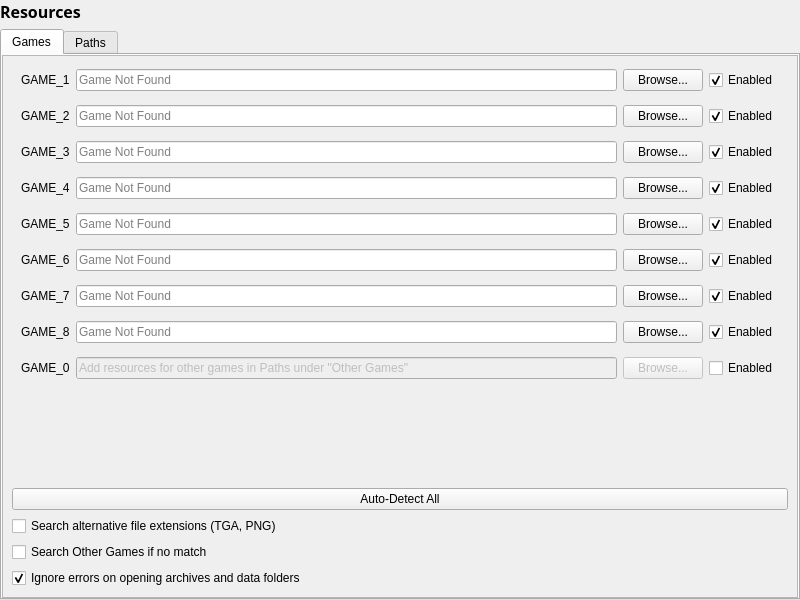
<?xml version="1.0" encoding="UTF-8"?>
<ui version="4.0">
 <class>SettingsResources</class>
 <widget class="QWidget" name="SettingsResources">
  <property name="geometry">
   <rect>
    <x>0</x>
    <y>0</y>
    <width>800</width>
    <height>600</height>
   </rect>
  </property>
  <property name="sizePolicy">
   <sizepolicy hsizetype="MinimumExpanding" vsizetype="MinimumExpanding">
    <horstretch>0</horstretch>
    <verstretch>0</verstretch>
   </sizepolicy>
  </property>
  <property name="windowTitle">
   <string>Form</string>
  </property>
  <layout class="QVBoxLayout" name="verticalLayout_4">
   <property name="leftMargin">
    <number>0</number>
   </property>
   <property name="topMargin">
    <number>0</number>
   </property>
   <property name="rightMargin">
    <number>0</number>
   </property>
   <property name="bottomMargin">
    <number>0</number>
   </property>
   <item>
    <widget class="QLabel" name="name">
     <property name="font">
      <font>
       <family>Segoe UI Semibold</family>
       <pointsize>12</pointsize>
       <bold>true</bold>
      </font>
     </property>
     <property name="text">
      <string>Resources</string>
     </property>
    </widget>
   </item>
   <item>
    <widget class="QTabWidget" name="resources">
     <property name="sizePolicy">
      <sizepolicy hsizetype="Expanding" vsizetype="Expanding">
       <horstretch>0</horstretch>
       <verstretch>0</verstretch>
      </sizepolicy>
     </property>
     <property name="currentIndex">
      <number>0</number>
     </property>
     <widget class="QWidget" name="resourcesGames">
      <attribute name="title">
       <string>Games</string>
      </attribute>
      <layout class="QVBoxLayout" name="verticalLayout">
       <property name="spacing">
        <number>0</number>
       </property>
       <property name="leftMargin">
        <number>0</number>
       </property>
       <property name="topMargin">
        <number>0</number>
       </property>
       <property name="rightMargin">
        <number>0</number>
       </property>
       <property name="bottomMargin">
        <number>0</number>
       </property>
       <item>
        <widget class="QScrollArea" name="scrollArea">
         <property name="widgetResizable">
          <bool>true</bool>
         </property>
         <widget class="QWidget" name="scrollAreaWidgetContents">
          <property name="geometry">
           <rect>
            <x>0</x>
            <y>0</y>
            <width>792</width>
            <height>541</height>
           </rect>
          </property>
          <layout class="QVBoxLayout" name="verticalLayout_7">
           <item>
            <widget class="QFrame" name="frameGame1">
             <property name="sizePolicy">
              <sizepolicy hsizetype="Preferred" vsizetype="Maximum">
               <horstretch>0</horstretch>
               <verstretch>0</verstretch>
              </sizepolicy>
             </property>
             <property name="frameShape">
              <enum>QFrame::NoFrame</enum>
             </property>
             <property name="frameShadow">
              <enum>QFrame::Plain</enum>
             </property>
             <layout class="QHBoxLayout" name="horizontalLayout_3">
              <property name="topMargin">
               <number>4</number>
              </property>
              <property name="bottomMargin">
               <number>4</number>
              </property>
              <item>
               <widget class="QLabel" name="lblGame1">
                <property name="sizePolicy">
                 <sizepolicy hsizetype="Maximum" vsizetype="Preferred">
                  <horstretch>0</horstretch>
                  <verstretch>0</verstretch>
                 </sizepolicy>
                </property>
                <property name="text">
                 <string>GAME_1</string>
                </property>
                <property name="buddy">
                 <cstring>edtGame1</cstring>
                </property>
               </widget>
              </item>
              <item>
               <widget class="QLineEdit" name="edtGame1">
                <property name="sizePolicy">
                 <sizepolicy hsizetype="Expanding" vsizetype="Fixed">
                  <horstretch>0</horstretch>
                  <verstretch>0</verstretch>
                 </sizepolicy>
                </property>
                <property name="readOnly">
                 <bool>true</bool>
                </property>
                <property name="placeholderText">
                 <string>Game Not Found</string>
                </property>
               </widget>
              </item>
              <item>
               <widget class="QPushButton" name="btnBrowse1">
                <property name="sizePolicy">
                 <sizepolicy hsizetype="Maximum" vsizetype="Fixed">
                  <horstretch>0</horstretch>
                  <verstretch>0</verstretch>
                 </sizepolicy>
                </property>
                <property name="text">
                 <string>Browse...</string>
                </property>
               </widget>
              </item>
              <item>
               <widget class="QCheckBox" name="chkGame1">
                <property name="text">
                 <string>Enabled</string>
                </property>
                <property name="checked">
                 <bool>true</bool>
                </property>
               </widget>
              </item>
             </layout>
            </widget>
           </item>
           <item>
            <widget class="QFrame" name="frameGame2">
             <property name="sizePolicy">
              <sizepolicy hsizetype="Preferred" vsizetype="Maximum">
               <horstretch>0</horstretch>
               <verstretch>0</verstretch>
              </sizepolicy>
             </property>
             <property name="frameShape">
              <enum>QFrame::NoFrame</enum>
             </property>
             <property name="frameShadow">
              <enum>QFrame::Plain</enum>
             </property>
             <layout class="QHBoxLayout" name="horizontalLayout_4">
              <property name="topMargin">
               <number>4</number>
              </property>
              <property name="bottomMargin">
               <number>4</number>
              </property>
              <item>
               <widget class="QLabel" name="lblGame2">
                <property name="sizePolicy">
                 <sizepolicy hsizetype="Maximum" vsizetype="Preferred">
                  <horstretch>0</horstretch>
                  <verstretch>0</verstretch>
                 </sizepolicy>
                </property>
                <property name="text">
                 <string>GAME_2</string>
                </property>
                <property name="buddy">
                 <cstring>edtGame2</cstring>
                </property>
               </widget>
              </item>
              <item>
               <widget class="QLineEdit" name="edtGame2">
                <property name="sizePolicy">
                 <sizepolicy hsizetype="Expanding" vsizetype="Fixed">
                  <horstretch>0</horstretch>
                  <verstretch>0</verstretch>
                 </sizepolicy>
                </property>
                <property name="readOnly">
                 <bool>true</bool>
                </property>
                <property name="placeholderText">
                 <string>Game Not Found</string>
                </property>
               </widget>
              </item>
              <item>
               <widget class="QPushButton" name="btnBrowse2">
                <property name="sizePolicy">
                 <sizepolicy hsizetype="Maximum" vsizetype="Fixed">
                  <horstretch>0</horstretch>
                  <verstretch>0</verstretch>
                 </sizepolicy>
                </property>
                <property name="text">
                 <string>Browse...</string>
                </property>
               </widget>
              </item>
              <item>
               <widget class="QCheckBox" name="chkGame2">
                <property name="text">
                 <string>Enabled</string>
                </property>
                <property name="checked">
                 <bool>true</bool>
                </property>
               </widget>
              </item>
             </layout>
            </widget>
           </item>
           <item>
            <widget class="QFrame" name="frameGame3">
             <property name="sizePolicy">
              <sizepolicy hsizetype="Preferred" vsizetype="Maximum">
               <horstretch>0</horstretch>
               <verstretch>0</verstretch>
              </sizepolicy>
             </property>
             <property name="frameShape">
              <enum>QFrame::NoFrame</enum>
             </property>
             <property name="frameShadow">
              <enum>QFrame::Plain</enum>
             </property>
             <layout class="QHBoxLayout" name="horizontalLayout_5">
              <property name="topMargin">
               <number>4</number>
              </property>
              <property name="bottomMargin">
               <number>4</number>
              </property>
              <item>
               <widget class="QLabel" name="lblGame3">
                <property name="sizePolicy">
                 <sizepolicy hsizetype="Maximum" vsizetype="Preferred">
                  <horstretch>0</horstretch>
                  <verstretch>0</verstretch>
                 </sizepolicy>
                </property>
                <property name="text">
                 <string>GAME_3</string>
                </property>
                <property name="buddy">
                 <cstring>edtGame3</cstring>
                </property>
               </widget>
              </item>
              <item>
               <widget class="QLineEdit" name="edtGame3">
                <property name="sizePolicy">
                 <sizepolicy hsizetype="Expanding" vsizetype="Fixed">
                  <horstretch>0</horstretch>
                  <verstretch>0</verstretch>
                 </sizepolicy>
                </property>
                <property name="readOnly">
                 <bool>true</bool>
                </property>
                <property name="placeholderText">
                 <string>Game Not Found</string>
                </property>
               </widget>
              </item>
              <item>
               <widget class="QPushButton" name="btnBrowse3">
                <property name="sizePolicy">
                 <sizepolicy hsizetype="Maximum" vsizetype="Fixed">
                  <horstretch>0</horstretch>
                  <verstretch>0</verstretch>
                 </sizepolicy>
                </property>
                <property name="text">
                 <string>Browse...</string>
                </property>
               </widget>
              </item>
              <item>
               <widget class="QCheckBox" name="chkGame3">
                <property name="text">
                 <string>Enabled</string>
                </property>
                <property name="checked">
                 <bool>true</bool>
                </property>
               </widget>
              </item>
             </layout>
            </widget>
           </item>
           <item>
            <widget class="QFrame" name="frameGame4">
             <property name="sizePolicy">
              <sizepolicy hsizetype="Preferred" vsizetype="Maximum">
               <horstretch>0</horstretch>
               <verstretch>0</verstretch>
              </sizepolicy>
             </property>
             <property name="frameShape">
              <enum>QFrame::NoFrame</enum>
             </property>
             <property name="frameShadow">
              <enum>QFrame::Plain</enum>
             </property>
             <layout class="QHBoxLayout" name="horizontalLayout_6">
              <property name="topMargin">
               <number>4</number>
              </property>
              <property name="bottomMargin">
               <number>4</number>
              </property>
              <item>
               <widget class="QLabel" name="lblGame4">
                <property name="sizePolicy">
                 <sizepolicy hsizetype="Maximum" vsizetype="Preferred">
                  <horstretch>0</horstretch>
                  <verstretch>0</verstretch>
                 </sizepolicy>
                </property>
                <property name="text">
                 <string>GAME_4</string>
                </property>
                <property name="buddy">
                 <cstring>edtGame4</cstring>
                </property>
               </widget>
              </item>
              <item>
               <widget class="QLineEdit" name="edtGame4">
                <property name="sizePolicy">
                 <sizepolicy hsizetype="Expanding" vsizetype="Fixed">
                  <horstretch>0</horstretch>
                  <verstretch>0</verstretch>
                 </sizepolicy>
                </property>
                <property name="readOnly">
                 <bool>true</bool>
                </property>
                <property name="placeholderText">
                 <string>Game Not Found</string>
                </property>
               </widget>
              </item>
              <item>
               <widget class="QPushButton" name="btnBrowse4">
                <property name="sizePolicy">
                 <sizepolicy hsizetype="Maximum" vsizetype="Fixed">
                  <horstretch>0</horstretch>
                  <verstretch>0</verstretch>
                 </sizepolicy>
                </property>
                <property name="text">
                 <string>Browse...</string>
                </property>
               </widget>
              </item>
              <item>
               <widget class="QCheckBox" name="chkGame4">
                <property name="text">
                 <string>Enabled</string>
                </property>
                <property name="checked">
                 <bool>true</bool>
                </property>
               </widget>
              </item>
             </layout>
            </widget>
           </item>
           <item>
            <widget class="QFrame" name="frameGame5">
             <property name="sizePolicy">
              <sizepolicy hsizetype="Preferred" vsizetype="Maximum">
               <horstretch>0</horstretch>
               <verstretch>0</verstretch>
              </sizepolicy>
             </property>
             <property name="frameShape">
              <enum>QFrame::NoFrame</enum>
             </property>
             <property name="frameShadow">
              <enum>QFrame::Plain</enum>
             </property>
             <layout class="QHBoxLayout" name="horizontalLayout_7">
              <property name="topMargin">
               <number>4</number>
              </property>
              <property name="bottomMargin">
               <number>4</number>
              </property>
              <item>
               <widget class="QLabel" name="lblGame5">
                <property name="sizePolicy">
                 <sizepolicy hsizetype="Maximum" vsizetype="Preferred">
                  <horstretch>0</horstretch>
                  <verstretch>0</verstretch>
                 </sizepolicy>
                </property>
                <property name="text">
                 <string>GAME_5</string>
                </property>
                <property name="buddy">
                 <cstring>edtGame5</cstring>
                </property>
               </widget>
              </item>
              <item>
               <widget class="QLineEdit" name="edtGame5">
                <property name="sizePolicy">
                 <sizepolicy hsizetype="Expanding" vsizetype="Fixed">
                  <horstretch>0</horstretch>
                  <verstretch>0</verstretch>
                 </sizepolicy>
                </property>
                <property name="readOnly">
                 <bool>true</bool>
                </property>
                <property name="placeholderText">
                 <string>Game Not Found</string>
                </property>
               </widget>
              </item>
              <item>
               <widget class="QPushButton" name="btnBrowse5">
                <property name="sizePolicy">
                 <sizepolicy hsizetype="Maximum" vsizetype="Fixed">
                  <horstretch>0</horstretch>
                  <verstretch>0</verstretch>
                 </sizepolicy>
                </property>
                <property name="text">
                 <string>Browse...</string>
                </property>
               </widget>
              </item>
              <item>
               <widget class="QCheckBox" name="chkGame5">
                <property name="text">
                 <string>Enabled</string>
                </property>
                <property name="checked">
                 <bool>true</bool>
                </property>
               </widget>
              </item>
             </layout>
            </widget>
           </item>
           <item>
            <widget class="QFrame" name="frameGame6">
             <property name="sizePolicy">
              <sizepolicy hsizetype="Preferred" vsizetype="Maximum">
               <horstretch>0</horstretch>
               <verstretch>0</verstretch>
              </sizepolicy>
             </property>
             <property name="frameShape">
              <enum>QFrame::NoFrame</enum>
             </property>
             <property name="frameShadow">
              <enum>QFrame::Plain</enum>
             </property>
             <layout class="QHBoxLayout" name="horizontalLayout_8">
              <property name="topMargin">
               <number>4</number>
              </property>
              <property name="bottomMargin">
               <number>4</number>
              </property>
              <item>
               <widget class="QLabel" name="lblGame6">
                <property name="sizePolicy">
                 <sizepolicy hsizetype="Maximum" vsizetype="Preferred">
                  <horstretch>0</horstretch>
                  <verstretch>0</verstretch>
                 </sizepolicy>
                </property>
                <property name="text">
                 <string>GAME_6</string>
                </property>
                <property name="buddy">
                 <cstring>edtGame6</cstring>
                </property>
               </widget>
              </item>
              <item>
               <widget class="QLineEdit" name="edtGame6">
                <property name="sizePolicy">
                 <sizepolicy hsizetype="Expanding" vsizetype="Fixed">
                  <horstretch>0</horstretch>
                  <verstretch>0</verstretch>
                 </sizepolicy>
                </property>
                <property name="readOnly">
                 <bool>true</bool>
                </property>
                <property name="placeholderText">
                 <string>Game Not Found</string>
                </property>
               </widget>
              </item>
              <item>
               <widget class="QPushButton" name="btnBrowse6">
                <property name="sizePolicy">
                 <sizepolicy hsizetype="Maximum" vsizetype="Fixed">
                  <horstretch>0</horstretch>
                  <verstretch>0</verstretch>
                 </sizepolicy>
                </property>
                <property name="text">
                 <string>Browse...</string>
                </property>
               </widget>
              </item>
              <item>
               <widget class="QCheckBox" name="chkGame6">
                <property name="text">
                 <string>Enabled</string>
                </property>
                <property name="checked">
                 <bool>true</bool>
                </property>
               </widget>
              </item>
             </layout>
            </widget>
           </item>
           <item>
            <widget class="QFrame" name="frameGame7">
             <property name="sizePolicy">
              <sizepolicy hsizetype="Preferred" vsizetype="Maximum">
               <horstretch>0</horstretch>
               <verstretch>0</verstretch>
              </sizepolicy>
             </property>
             <property name="frameShape">
              <enum>QFrame::NoFrame</enum>
             </property>
             <property name="frameShadow">
              <enum>QFrame::Plain</enum>
             </property>
             <layout class="QHBoxLayout" name="horizontalLayout_9">
              <property name="topMargin">
               <number>4</number>
              </property>
              <property name="bottomMargin">
               <number>4</number>
              </property>
              <item>
               <widget class="QLabel" name="lblGame7">
                <property name="sizePolicy">
                 <sizepolicy hsizetype="Maximum" vsizetype="Preferred">
                  <horstretch>0</horstretch>
                  <verstretch>0</verstretch>
                 </sizepolicy>
                </property>
                <property name="text">
                 <string>GAME_7</string>
                </property>
                <property name="buddy">
                 <cstring>edtGame7</cstring>
                </property>
               </widget>
              </item>
              <item>
               <widget class="QLineEdit" name="edtGame7">
                <property name="sizePolicy">
                 <sizepolicy hsizetype="Expanding" vsizetype="Fixed">
                  <horstretch>0</horstretch>
                  <verstretch>0</verstretch>
                 </sizepolicy>
                </property>
                <property name="readOnly">
                 <bool>true</bool>
                </property>
                <property name="placeholderText">
                 <string>Game Not Found</string>
                </property>
               </widget>
              </item>
              <item>
               <widget class="QPushButton" name="btnBrowse7">
                <property name="sizePolicy">
                 <sizepolicy hsizetype="Maximum" vsizetype="Fixed">
                  <horstretch>0</horstretch>
                  <verstretch>0</verstretch>
                 </sizepolicy>
                </property>
                <property name="text">
                 <string>Browse...</string>
                </property>
               </widget>
              </item>
              <item>
               <widget class="QCheckBox" name="chkGame7">
                <property name="text">
                 <string>Enabled</string>
                </property>
                <property name="checked">
                 <bool>true</bool>
                </property>
               </widget>
              </item>
             </layout>
            </widget>
           </item>
           <item>
            <widget class="QFrame" name="frameGame8">
             <property name="sizePolicy">
              <sizepolicy hsizetype="Preferred" vsizetype="Maximum">
               <horstretch>0</horstretch>
               <verstretch>0</verstretch>
              </sizepolicy>
             </property>
             <property name="frameShape">
              <enum>QFrame::NoFrame</enum>
             </property>
             <property name="frameShadow">
              <enum>QFrame::Plain</enum>
             </property>
             <layout class="QHBoxLayout" name="horizontalLayout_10">
              <property name="topMargin">
               <number>4</number>
              </property>
              <property name="bottomMargin">
               <number>4</number>
              </property>
              <item>
               <widget class="QLabel" name="lblGame8">
                <property name="sizePolicy">
                 <sizepolicy hsizetype="Maximum" vsizetype="Preferred">
                  <horstretch>0</horstretch>
                  <verstretch>0</verstretch>
                 </sizepolicy>
                </property>
                <property name="text">
                 <string>GAME_8</string>
                </property>
                <property name="buddy">
                 <cstring>edtGame8</cstring>
                </property>
               </widget>
              </item>
              <item>
               <widget class="QLineEdit" name="edtGame8">
                <property name="sizePolicy">
                 <sizepolicy hsizetype="Expanding" vsizetype="Fixed">
                  <horstretch>0</horstretch>
                  <verstretch>0</verstretch>
                 </sizepolicy>
                </property>
                <property name="readOnly">
                 <bool>true</bool>
                </property>
                <property name="placeholderText">
                 <string>Game Not Found</string>
                </property>
               </widget>
              </item>
              <item>
               <widget class="QPushButton" name="btnBrowse8">
                <property name="sizePolicy">
                 <sizepolicy hsizetype="Maximum" vsizetype="Fixed">
                  <horstretch>0</horstretch>
                  <verstretch>0</verstretch>
                 </sizepolicy>
                </property>
                <property name="text">
                 <string>Browse...</string>
                </property>
               </widget>
              </item>
              <item>
               <widget class="QCheckBox" name="chkGame8">
                <property name="text">
                 <string>Enabled</string>
                </property>
                <property name="checked">
                 <bool>true</bool>
                </property>
               </widget>
              </item>
             </layout>
            </widget>
           </item>
           <item>
            <widget class="QFrame" name="frameGame0">
             <property name="sizePolicy">
              <sizepolicy hsizetype="Preferred" vsizetype="Maximum">
               <horstretch>0</horstretch>
               <verstretch>0</verstretch>
              </sizepolicy>
             </property>
             <property name="frameShape">
              <enum>QFrame::NoFrame</enum>
             </property>
             <property name="frameShadow">
              <enum>QFrame::Plain</enum>
             </property>
             <layout class="QHBoxLayout" name="horizontalLayout_11">
              <property name="topMargin">
               <number>4</number>
              </property>
              <property name="bottomMargin">
               <number>4</number>
              </property>
              <item>
               <widget class="QLabel" name="lblGame0">
                <property name="sizePolicy">
                 <sizepolicy hsizetype="Maximum" vsizetype="Preferred">
                  <horstretch>0</horstretch>
                  <verstretch>0</verstretch>
                 </sizepolicy>
                </property>
                <property name="text">
                 <string>GAME_0</string>
                </property>
                <property name="buddy">
                 <cstring>edtGame0</cstring>
                </property>
               </widget>
              </item>
              <item>
               <widget class="QLineEdit" name="edtGame0">
                <property name="enabled">
                 <bool>false</bool>
                </property>
                <property name="sizePolicy">
                 <sizepolicy hsizetype="Expanding" vsizetype="Fixed">
                  <horstretch>0</horstretch>
                  <verstretch>0</verstretch>
                 </sizepolicy>
                </property>
                <property name="text">
                 <string>Add resources for other games in Paths under &quot;Other Games&quot;</string>
                </property>
                <property name="placeholderText">
                 <string/>
                </property>
               </widget>
              </item>
              <item>
               <widget class="QPushButton" name="btnBrowse0">
                <property name="enabled">
                 <bool>false</bool>
                </property>
                <property name="sizePolicy">
                 <sizepolicy hsizetype="Maximum" vsizetype="Fixed">
                  <horstretch>0</horstretch>
                  <verstretch>0</verstretch>
                 </sizepolicy>
                </property>
                <property name="text">
                 <string>Browse...</string>
                </property>
               </widget>
              </item>
              <item>
               <widget class="QCheckBox" name="chkGame0">
                <property name="text">
                 <string>Enabled</string>
                </property>
               </widget>
              </item>
             </layout>
            </widget>
           </item>
           <item>
            <spacer name="verticalSpacer">
             <property name="orientation">
              <enum>Qt::Vertical</enum>
             </property>
             <property name="sizeHint" stdset="0">
              <size>
               <width>0</width>
               <height>0</height>
              </size>
             </property>
            </spacer>
           </item>
           <item>
            <widget class="QPushButton" name="btnAutoDetectGames">
             <property name="sizePolicy">
              <sizepolicy hsizetype="Preferred" vsizetype="Fixed">
               <horstretch>0</horstretch>
               <verstretch>0</verstretch>
              </sizepolicy>
             </property>
             <property name="text">
              <string>Auto-Detect All</string>
             </property>
            </widget>
           </item>
           <item>
            <widget class="QCheckBox" name="chkAlternateExt">
             <property name="text">
              <string>Search alternative file extensions (TGA, PNG)</string>
             </property>
            </widget>
           </item>
           <item>
            <widget class="QCheckBox" name="chkOtherGamesFallback">
             <property name="text">
              <string>Search Other Games if no match</string>
             </property>
            </widget>
           </item>
           <item>
            <widget class="QCheckBox" name="chkIgnoreArchiveErrors">
             <property name="text">
              <string>Ignore errors on opening archives and data folders</string>
             </property>
             <property name="checked">
              <bool>true</bool>
             </property>
            </widget>
           </item>
          </layout>
         </widget>
        </widget>
       </item>
      </layout>
     </widget>
     <widget class="QWidget" name="resourcesPaths">
      <attribute name="title">
       <string>Paths</string>
      </attribute>
      <layout class="QVBoxLayout" name="verticalLayout_2">
       <item>
        <widget class="QFrame" name="frame">
         <layout class="QHBoxLayout" name="horizontalLayout">
          <property name="leftMargin">
           <number>0</number>
          </property>
          <property name="rightMargin">
           <number>0</number>
          </property>
          <property name="bottomMargin">
           <number>0</number>
          </property>
          <item>
           <widget class="QListWidget" name="foldersGameList">
            <property name="maximumSize">
             <size>
              <width>160</width>
              <height>16777215</height>
             </size>
            </property>
            <item>
             <property name="text">
              <string>GAME_1</string>
             </property>
            </item>
            <item>
             <property name="text">
              <string>GAME_2</string>
             </property>
            </item>
            <item>
             <property name="text">
              <string>GAME_3</string>
             </property>
            </item>
            <item>
             <property name="text">
              <string>GAME_4</string>
             </property>
            </item>
            <item>
             <property name="text">
              <string>GAME_5</string>
             </property>
            </item>
            <item>
             <property name="text">
              <string>GAME_6</string>
             </property>
            </item>
            <item>
             <property name="text">
              <string>GAME_7</string>
             </property>
            </item>
            <item>
             <property name="text">
              <string>GAME_8</string>
             </property>
            </item>
            <item>
             <property name="text">
              <string>GAME_0</string>
             </property>
            </item>
           </widget>
          </item>
          <item>
           <widget class="QListView" name="foldersList"/>
          </item>
          <item alignment="Qt::AlignTop">
           <widget class="QFrame" name="frame_2">
            <property name="styleSheet">
             <string notr="true">QPushButton { padding: 5px 10px; }</string>
            </property>
            <layout class="QVBoxLayout" name="verticalLayout_3">
             <property name="leftMargin">
              <number>0</number>
             </property>
             <property name="topMargin">
              <number>0</number>
             </property>
             <property name="rightMargin">
              <number>0</number>
             </property>
             <property name="bottomMargin">
              <number>0</number>
             </property>
             <item>
              <widget class="QPushButton" name="btnFolderAdd">
               <property name="text">
                <string>Add Folder</string>
               </property>
              </widget>
             </item>
             <item>
              <widget class="QPushButton" name="btnArchiveAdd">
               <property name="text">
                <string>Add Archives or Files</string>
               </property>
              </widget>
             </item>
             <item>
              <widget class="QPushButton" name="btnSubfoldersAdd">
               <property name="text">
                <string>Add Subfolders</string>
               </property>
              </widget>
             </item>
             <item>
              <spacer name="verticalSpacer_2">
               <property name="orientation">
                <enum>Qt::Vertical</enum>
               </property>
               <property name="sizeHint" stdset="0">
                <size>
                 <width>20</width>
                 <height>20</height>
                </size>
               </property>
              </spacer>
             </item>
             <item>
              <widget class="QPushButton" name="btnFolderAutoDetect">
               <property name="text">
                <string>Auto Detect Game Paths</string>
               </property>
              </widget>
             </item>
             <item>
              <spacer name="verticalSpacer_3">
               <property name="orientation">
                <enum>Qt::Vertical</enum>
               </property>
               <property name="sizeHint" stdset="0">
                <size>
                 <width>20</width>
                 <height>20</height>
                </size>
               </property>
              </spacer>
             </item>
             <item>
              <widget class="QPushButton" name="btnFolderRemove">
               <property name="text">
                <string>Remo&amp;ve Path</string>
               </property>
              </widget>
             </item>
             <item>
              <widget class="QPushButton" name="btnFolderUp">
               <property name="text">
                <string>Mov&amp;e Up</string>
               </property>
              </widget>
             </item>
             <item>
              <widget class="QPushButton" name="btnFolderDown">
               <property name="text">
                <string>Move &amp;Down</string>
               </property>
              </widget>
             </item>
             <item>
              <spacer name="verticalSpacer_4">
               <property name="orientation">
                <enum>Qt::Vertical</enum>
               </property>
               <property name="sizeHint" stdset="0">
                <size>
                 <width>20</width>
                 <height>20</height>
                </size>
               </property>
              </spacer>
             </item>
             <item>
              <widget class="QPushButton" name="btnRemoveInvalidPaths">
               <property name="text">
                <string>Remove Invalid Paths</string>
               </property>
              </widget>
             </item>
            </layout>
           </widget>
          </item>
         </layout>
        </widget>
       </item>
      </layout>
     </widget>
    </widget>
   </item>
  </layout>
 </widget>
 <resources/>
 <connections/>
</ui>
